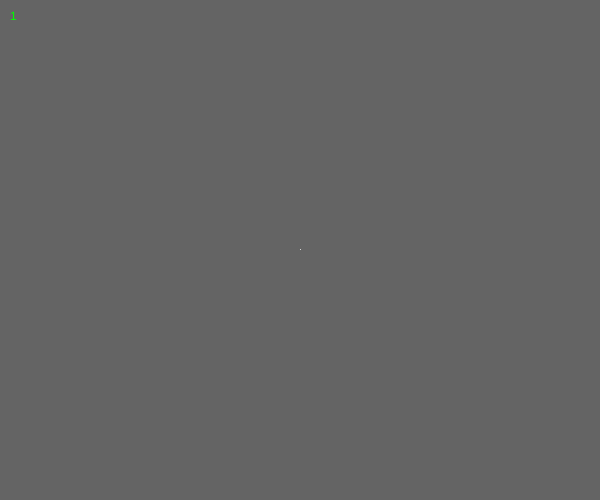
Frame 1 (no input)
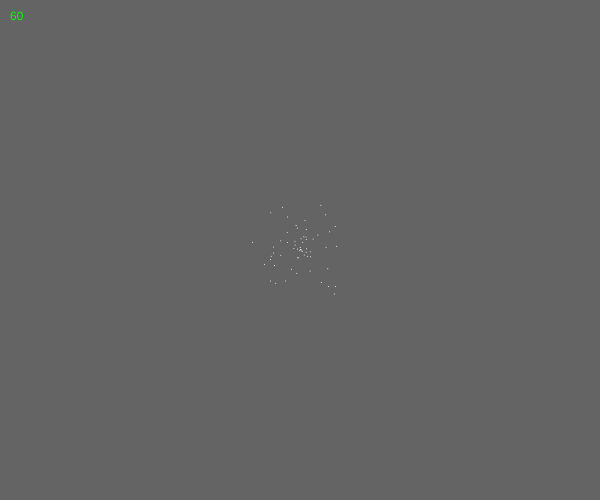
Frame 60 (no input)
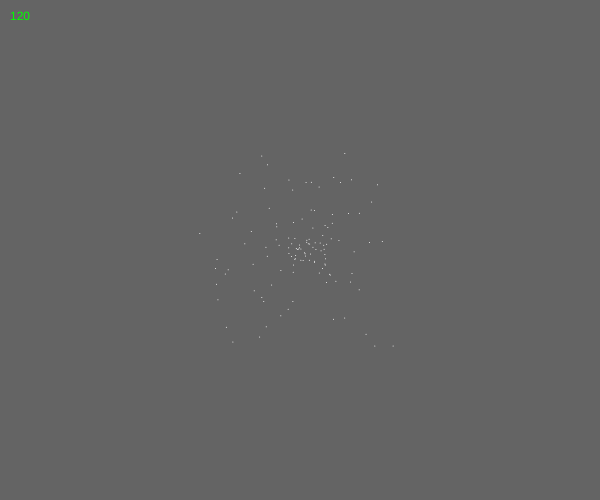
Frame 120 (the mouse pressed at the canvas centre since frame 60)

The p5.js sketch that drew these frames (run headless with seeded random() and noise() and a simulated clock; from frame 60 on, the mouse is pressed at the canvas centre):

// p5.js sketch
// ── sketch.js
let angle = 0;
let particles = []; // empty array

function setup() {
  createCanvas(600, 500);
  background(100);
}

function draw() {
  background(100);
  
  
  

  // generate
  particles.push(new Particle(width/2, height/2, 1));


  // update and display
  for (let i = 0; i < particles.length; i++) {
    let p = particles[i]; // access each item!
    p.move();
    p.checkEdges();
    p.display();
  }
  
  // remove the particles that are done!
  // FLIP THE FOR LOOP!
  for (let i = particles.length-1; i >= 0; i--) {
    let p = particles[i];
    if (p.isDone == true) {
      particles.splice(i, 1); // (index, oneItem)
    }
  }
  
  // limit the number of the particles!
  while (particles.length > 1000) {
    particles.splice(0, 1); // (firstIndex, oneItem);
  }

  noStroke();
  fill(0, 255, 0);
  text(particles.length, 10, 20);
}

class Particle {
  // very special constructor function!
  constructor(startX, startY, startDia) {
    // properties (variables)
    this.x = startX;
    this.y = startY;
    this.xSpeed = random(-1, 1);
    this.ySpeed = random(-1, 1);
    this.dia = startDia;
    this.isDone = false;
  }
  // methods (functions)
  move() {
    this.x += this.xSpeed;
    this.y += this.ySpeed;
  }
  checkEdges() {
    if (this.x < 0 || this.x > width) {
      this.isDone = true;
    }
    if (this.y < 0 || this.y > height) {
      this.isDone = true;
    }
  }
  display() {
    push();
    noStroke();
    fill(255);
    if (this.isDone) {
      fill(255, 0, 0); // red
    }
    circle(this.x, this.y, this.dia);
    pop();
  }
}
